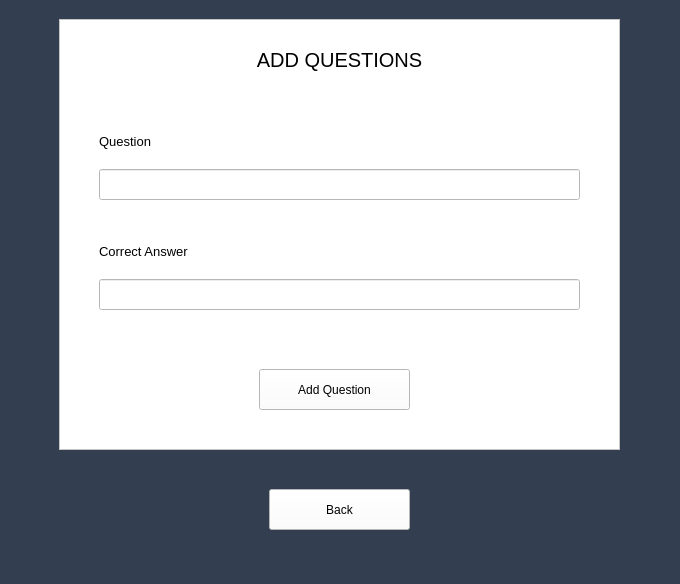
<?xml version="1.0" encoding="UTF-8"?>
<ui version="4.0">
 <class>MainWindow</class>
 <widget class="QMainWindow" name="MainWindow">
  <property name="geometry">
   <rect>
    <x>0</x>
    <y>0</y>
    <width>680</width>
    <height>584</height>
   </rect>
  </property>
  <property name="windowTitle">
   <string>MainWindow</string>
  </property>
  <property name="styleSheet">
   <string notr="true">background-color: rgb(51, 63, 80)</string>
  </property>
  <widget class="QWidget" name="centralwidget">
   <layout class="QGridLayout" name="gridLayout">
    <item row="0" column="1">
     <widget class="QStackedWidget" name="stackedWidget">
      <property name="currentIndex">
       <number>2</number>
      </property>
      <widget class="QWidget" name="pageHome">
       <widget class="QPushButton" name="btnQuizSubjects">
        <property name="geometry">
         <rect>
          <x>260</x>
          <y>200</y>
          <width>141</width>
          <height>41</height>
         </rect>
        </property>
        <property name="styleSheet">
         <string notr="true">background-color: rgb(255, 255, 255);</string>
        </property>
        <property name="text">
         <string>Quiz Subjects</string>
        </property>
       </widget>
       <widget class="QPushButton" name="btnLogout">
        <property name="geometry">
         <rect>
          <x>260</x>
          <y>310</y>
          <width>141</width>
          <height>41</height>
         </rect>
        </property>
        <property name="styleSheet">
         <string notr="true">background-color: rgb(255, 255, 255);</string>
        </property>
        <property name="text">
         <string>LogOut</string>
        </property>
       </widget>
       <widget class="QLabel" name="label">
        <property name="geometry">
         <rect>
          <x>190</x>
          <y>40</y>
          <width>281</width>
          <height>41</height>
         </rect>
        </property>
        <property name="font">
         <font>
          <pointsize>15</pointsize>
         </font>
        </property>
        <property name="styleSheet">
         <string notr="true">background-color: rgb(255, 255, 255);</string>
        </property>
        <property name="text">
         <string>QUIZ APP</string>
        </property>
        <property name="alignment">
         <set>Qt::AlignCenter</set>
        </property>
       </widget>
      </widget>
      <widget class="QWidget" name="pageQuizSubjects">
       <widget class="QLabel" name="label_3">
        <property name="geometry">
         <rect>
          <x>100</x>
          <y>40</y>
          <width>461</width>
          <height>41</height>
         </rect>
        </property>
        <property name="font">
         <font>
          <pointsize>15</pointsize>
         </font>
        </property>
        <property name="styleSheet">
         <string notr="true">background-color: rgb(255, 255, 255);</string>
        </property>
        <property name="text">
         <string>SELECT SUBJECT FORADDING QUIZ QUESTIONS</string>
        </property>
        <property name="alignment">
         <set>Qt::AlignCenter</set>
        </property>
       </widget>
       <widget class="QPushButton" name="btnBiology">
        <property name="geometry">
         <rect>
          <x>250</x>
          <y>130</y>
          <width>161</width>
          <height>41</height>
         </rect>
        </property>
        <property name="styleSheet">
         <string notr="true">background-color: rgb(255, 255, 255);</string>
        </property>
        <property name="text">
         <string>Biology</string>
        </property>
       </widget>
       <widget class="QPushButton" name="btnComputing">
        <property name="geometry">
         <rect>
          <x>250</x>
          <y>190</y>
          <width>161</width>
          <height>41</height>
         </rect>
        </property>
        <property name="styleSheet">
         <string notr="true">background-color: rgb(255, 255, 255);</string>
        </property>
        <property name="text">
         <string>Computing</string>
        </property>
       </widget>
       <widget class="QPushButton" name="btnCustom">
        <property name="geometry">
         <rect>
          <x>250</x>
          <y>250</y>
          <width>161</width>
          <height>41</height>
         </rect>
        </property>
        <property name="styleSheet">
         <string notr="true">background-color: rgb(255, 255, 255);</string>
        </property>
        <property name="text">
         <string>Custom</string>
        </property>
       </widget>
       <widget class="QPushButton" name="btnGeography">
        <property name="geometry">
         <rect>
          <x>250</x>
          <y>310</y>
          <width>161</width>
          <height>41</height>
         </rect>
        </property>
        <property name="styleSheet">
         <string notr="true">background-color: rgb(255, 255, 255);</string>
        </property>
        <property name="text">
         <string>Geography</string>
        </property>
       </widget>
       <widget class="QPushButton" name="btnBack">
        <property name="geometry">
         <rect>
          <x>250</x>
          <y>450</y>
          <width>161</width>
          <height>41</height>
         </rect>
        </property>
        <property name="styleSheet">
         <string notr="true">background-color: rgb(255, 255, 255);</string>
        </property>
        <property name="text">
         <string>Back</string>
        </property>
       </widget>
      </widget>
      <widget class="QWidget" name="pageAddQuiz">
       <widget class="QLabel" name="label_4">
        <property name="geometry">
         <rect>
          <x>190</x>
          <y>30</y>
          <width>281</width>
          <height>41</height>
         </rect>
        </property>
        <property name="font">
         <font>
          <pointsize>15</pointsize>
         </font>
        </property>
        <property name="styleSheet">
         <string notr="true">background-color: rgb(255, 255, 255);</string>
        </property>
        <property name="text">
         <string>ADD QUESTIONS</string>
        </property>
        <property name="alignment">
         <set>Qt::AlignCenter</set>
        </property>
       </widget>
       <widget class="QPushButton" name="btnBack_2">
        <property name="geometry">
         <rect>
          <x>260</x>
          <y>480</y>
          <width>141</width>
          <height>41</height>
         </rect>
        </property>
        <property name="styleSheet">
         <string notr="true">background-color: rgb(255, 255, 255);</string>
        </property>
        <property name="text">
         <string>Back</string>
        </property>
       </widget>
       <widget class="QLineEdit" name="txtQuestion">
        <property name="geometry">
         <rect>
          <x>90</x>
          <y>160</y>
          <width>481</width>
          <height>31</height>
         </rect>
        </property>
        <property name="font">
         <font>
          <pointsize>10</pointsize>
         </font>
        </property>
        <property name="styleSheet">
         <string notr="true">background-color: rgb(255, 255, 255);</string>
        </property>
       </widget>
       <widget class="QLabel" name="label_5">
        <property name="geometry">
         <rect>
          <x>90</x>
          <y>122</y>
          <width>111</width>
          <height>21</height>
         </rect>
        </property>
        <property name="font">
         <font>
          <pointsize>10</pointsize>
         </font>
        </property>
        <property name="styleSheet">
         <string notr="true">background-color: rgb(255, 255, 255);</string>
        </property>
        <property name="text">
         <string>Question</string>
        </property>
       </widget>
       <widget class="QLabel" name="label_6">
        <property name="geometry">
         <rect>
          <x>90</x>
          <y>232</y>
          <width>111</width>
          <height>21</height>
         </rect>
        </property>
        <property name="font">
         <font>
          <pointsize>10</pointsize>
         </font>
        </property>
        <property name="styleSheet">
         <string notr="true">background-color: rgb(255, 255, 255);</string>
        </property>
        <property name="text">
         <string>Correct Answer</string>
        </property>
       </widget>
       <widget class="QLineEdit" name="txtCorrectAnswer">
        <property name="geometry">
         <rect>
          <x>90</x>
          <y>270</y>
          <width>481</width>
          <height>31</height>
         </rect>
        </property>
        <property name="font">
         <font>
          <pointsize>10</pointsize>
         </font>
        </property>
        <property name="styleSheet">
         <string notr="true">background-color: rgb(255, 255, 255);</string>
        </property>
       </widget>
       <widget class="QFrame" name="frame">
        <property name="geometry">
         <rect>
          <x>50</x>
          <y>10</y>
          <width>561</width>
          <height>431</height>
         </rect>
        </property>
        <property name="styleSheet">
         <string notr="true">background-color: rgb(255, 255, 255);</string>
        </property>
        <property name="frameShape">
         <enum>QFrame::StyledPanel</enum>
        </property>
        <property name="frameShadow">
         <enum>QFrame::Raised</enum>
        </property>
        <widget class="QPushButton" name="btnAddQuestion">
         <property name="geometry">
          <rect>
           <x>200</x>
           <y>350</y>
           <width>151</width>
           <height>41</height>
          </rect>
         </property>
         <property name="styleSheet">
          <string notr="true">background-color: rgb(255, 255, 255);</string>
         </property>
         <property name="text">
          <string>Add Question</string>
         </property>
        </widget>
       </widget>
       <zorder>frame</zorder>
       <zorder>label_4</zorder>
       <zorder>btnBack_2</zorder>
       <zorder>txtQuestion</zorder>
       <zorder>label_5</zorder>
       <zorder>label_6</zorder>
       <zorder>txtCorrectAnswer</zorder>
      </widget>
     </widget>
    </item>
   </layout>
  </widget>
  <widget class="QMenuBar" name="menubar">
   <property name="geometry">
    <rect>
     <x>0</x>
     <y>0</y>
     <width>680</width>
     <height>21</height>
    </rect>
   </property>
  </widget>
  <widget class="QStatusBar" name="statusbar"/>
 </widget>
 <resources/>
 <connections/>
</ui>
